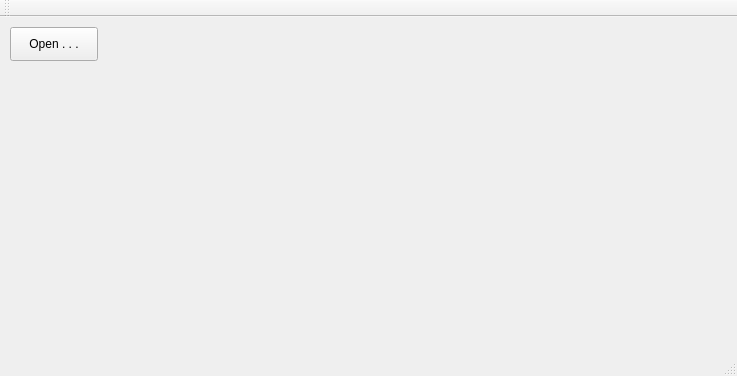
<?xml version="1.0" encoding="UTF-8"?>
<ui version="4.0">
 <class>MainWindow</class>
 <widget class="QMainWindow" name="MainWindow">
  <property name="geometry">
   <rect>
    <x>0</x>
    <y>0</y>
    <width>737</width>
    <height>376</height>
   </rect>
  </property>
  <property name="windowTitle">
   <string>MainWindow</string>
  </property>
  <widget class="QWidget" name="centralWidget">
   <widget class="QPushButton" name="pbOpen">
    <property name="geometry">
     <rect>
      <x>10</x>
      <y>10</y>
      <width>88</width>
      <height>34</height>
     </rect>
    </property>
    <property name="text">
     <string>Open . . .</string>
    </property>
   </widget>
  </widget>
  <widget class="QMenuBar" name="menuBar">
   <property name="geometry">
    <rect>
     <x>0</x>
     <y>0</y>
     <width>737</width>
     <height>25</height>
    </rect>
   </property>
  </widget>
  <widget class="QToolBar" name="mainToolBar">
   <attribute name="toolBarArea">
    <enum>TopToolBarArea</enum>
   </attribute>
   <attribute name="toolBarBreak">
    <bool>false</bool>
   </attribute>
  </widget>
  <widget class="QStatusBar" name="statusBar"/>
 </widget>
 <layoutdefault spacing="6" margin="11"/>
 <resources/>
 <connections/>
</ui>
